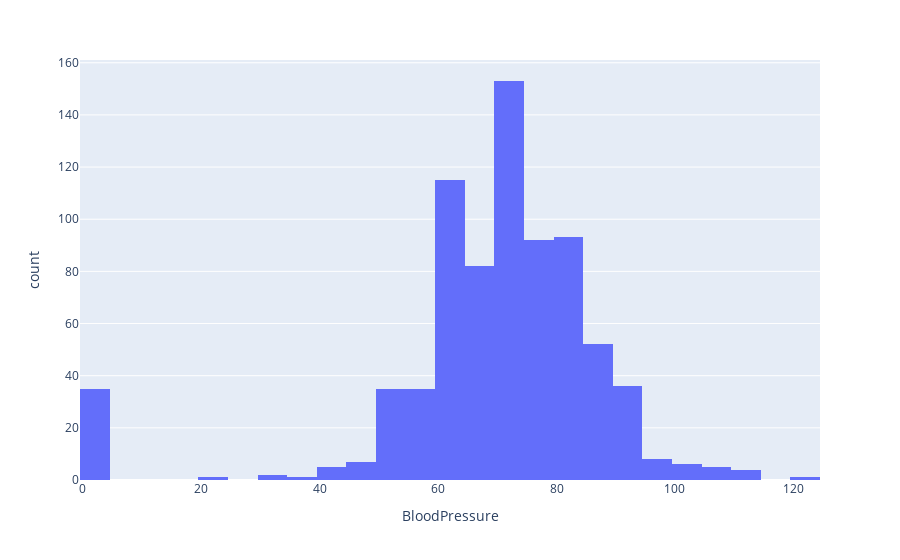

This figure's notebook cell:
### Markdown cell above
If we had performed visualisation on our data, identifying this would have been easier. Let's plot a histogram (which will be formally introduced later) and use `BloodPressure` as an example. Note that Plotly Express handles a LOT of things under the hood - and 'binning' float values is one of these things. We need to keep such things in mind when using high level libraries as otherwise we may make incorrect assumptions about our data

### Code cell
import plotly.express as px
fig = px.histogram(pima_df, "BloodPressure")
fig.show()

### Figure 1 — Plotly figure (JSON) as saved in the notebook; plotly's stock layout.template omitted (floating-point values rounded to 4 significant figures; data arrays with more than 128 entries replaced by an {"elided": "..."} marker saying what was removed)
{"data": [{"alignmentgroup": "True", "bingroup": "x", "hovertemplate": "BloodPressure=%{x}<br>count=%{y}<extra></extra>", "legendgroup": "", "marker": {"color": "#636efa", "pattern": {"shape": ""}}, "name": "", "offsetgroup": "", "orientation": "v", "showlegend": false, "type": "histogram", "x": {"elided": "768 int values"}, "xaxis": "x", "yaxis": "y"}], "layout": {"barmode": "relative", "legend": {"tracegroupgap": 0}, "margin": {"t": 60}, "xaxis": {"anchor": "y", "domain": [0, 1], "title": {"text": "BloodPressure"}}, "yaxis": {"anchor": "x", "domain": [0, 1], "title": {"text": "count"}}}}
